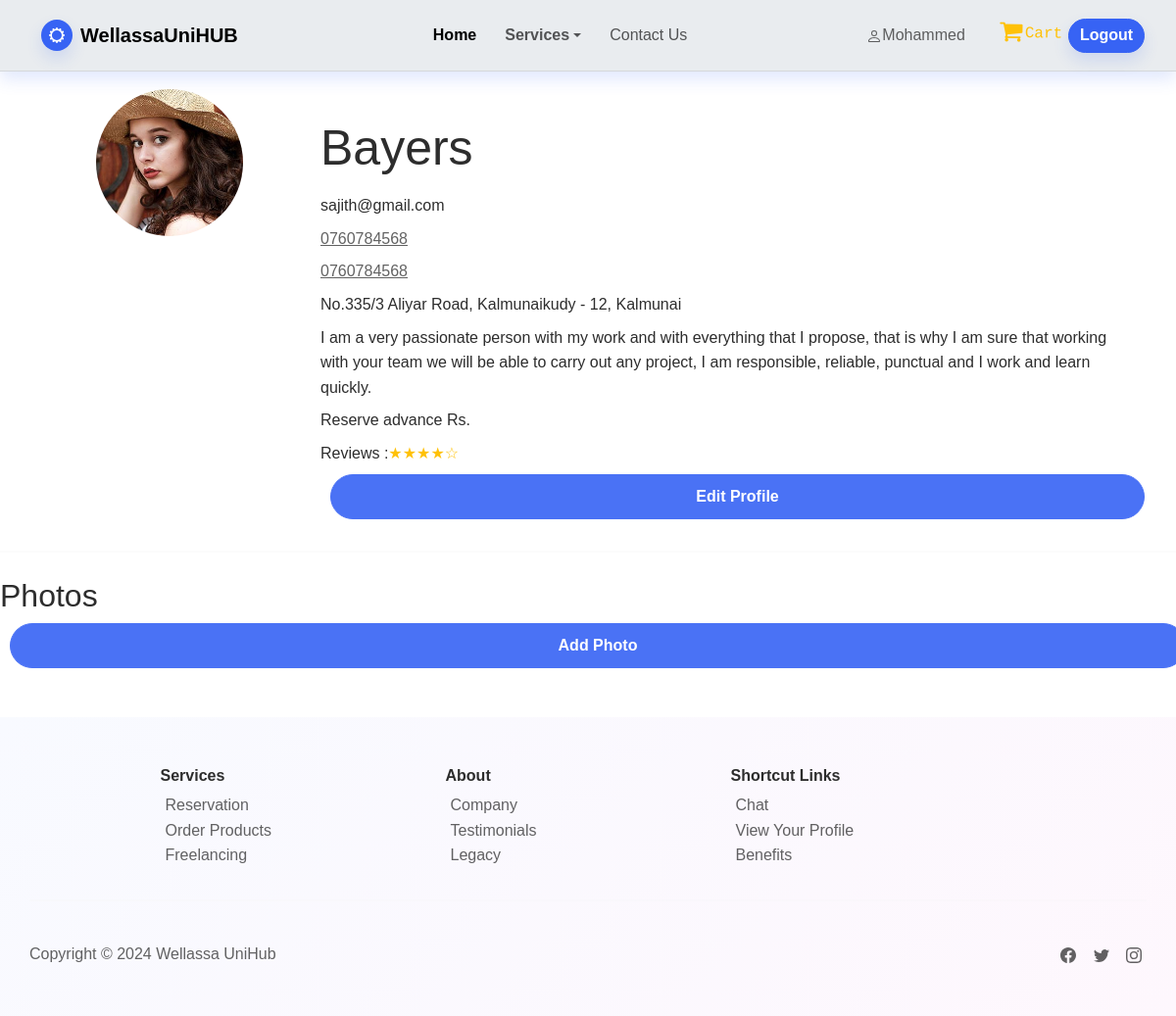
Before: /user_profile.php (signed in) with the older database file.
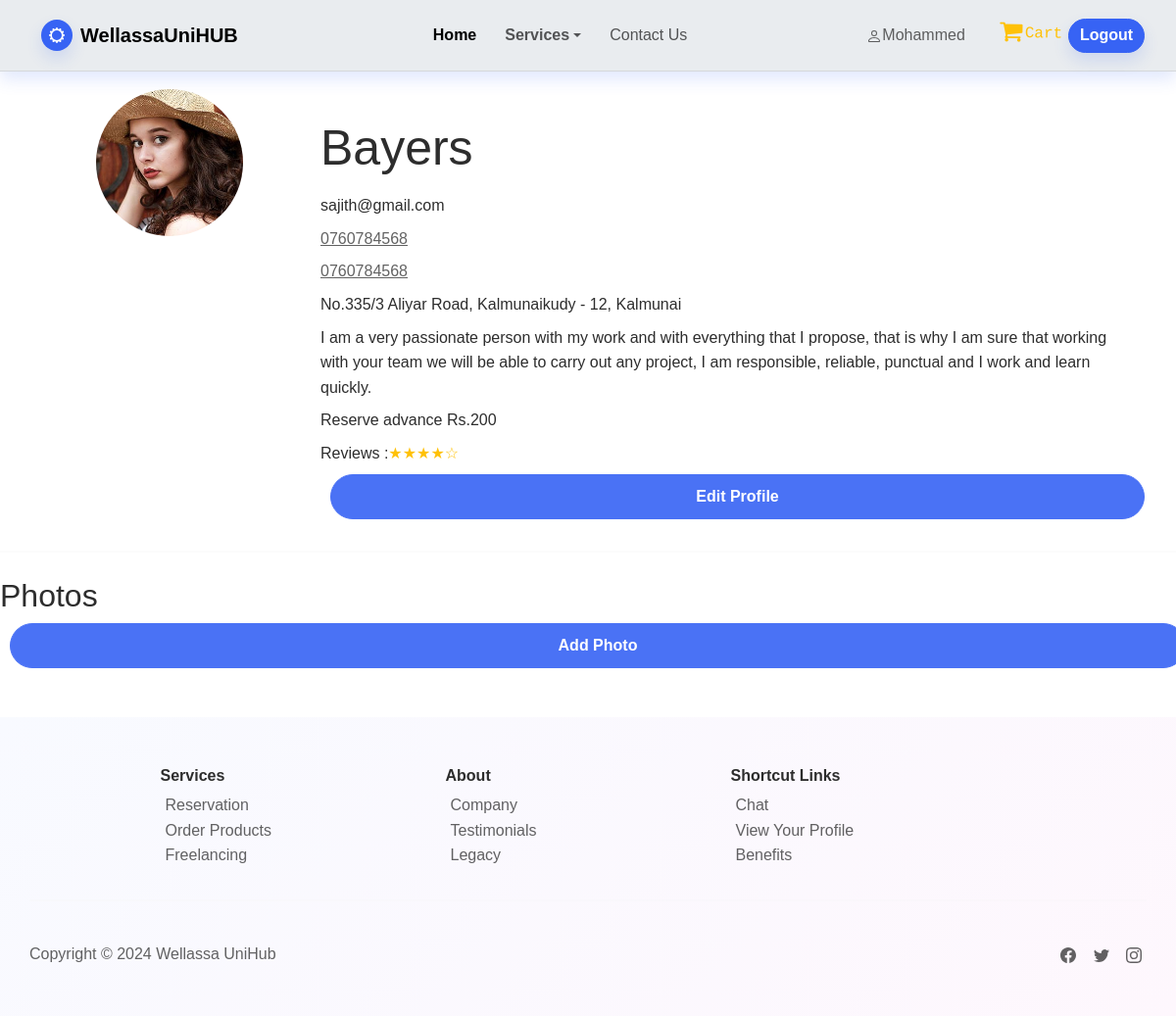
After: the same page with the newer database file.
### tables this page shows
CREATE TABLE `user` (
  `user_id` varchar(10) NOT NULL,
  `first_name` varchar(50) DEFAULT NULL,
  `last_name` varchar(50) DEFAULT NULL,
  `email` varchar(100) NOT NULL,
  `contact_number` varchar(15) NOT NULL,
  `user_type` enum('customer','admin','sp_products','sp_reservation','sp_freelance') NOT NULL,
  `password` varchar(255) NOT NULL,
  `joined_date` date NOT NULL,
  `profile_photo` varchar(255) DEFAULT NULL,
  `business_name` varchar(100) DEFAULT NULL,
  `nic_number` varchar(16) DEFAULT NULL,
  `whatsapp_number` varchar(15) DEFAULT NULL,
  `service_address` varchar(255) DEFAULT NULL,
  `auth_key` varchar(255) DEFAULT NULL,
  `auth_key_expires` datetime DEFAULT NULL,
  `status` enum('active','disabled') DEFAULT NULL,
  `description` text DEFAULT NULL,
  `amount_per` float DEFAULT NULL
);

### php/classes/UserClass.php (called while the page is built, shortened)
<?php
class User
{
    private $userId;
    private $firstName;
    private $businessName;
    private $phone;
    private $wphone;
    private $email;
    private $address;
    private $description;
    private $profileImage;
    private $amountPer;
    private $dbconn;
    public static function constructSPWithUserId($dbconn, $userId)
    {
        $user = new self();
        $user->dbconn = $dbconn;
        $user->userId = $userId;
        $user->loadUserSP();
        return $user;
    }
    private function loadUserSP()
    {
        $stmt = $this->dbconn->prepare("SELECT * FROM user WHERE user_id = ?");
        $stmt->bind_param("s", $this->userId);
        $stmt->execute();
        $result = $stmt->get_result();
        $user = $result->fetch_assoc();
        $this->businessName = $user['business_name'];
        $this->phone = $user['contact_number'];
        $this->wphone = $user['whatsapp_number'];
        $this->email = $user['email'];
        $this->address = $user['service_address'];
        $this->description = $user['description'];
        $this->amountPer = $user['amount_per'];
        $this->profileImage = $user['profile_photo'];
    }
    public function getProfileImage()
    {
        return $this->profileImage;
    }
    public function getFirstName()
    {
        return $this->firstName;
    }
    public function getBusinessName()
    {
        return $this->businessName;
    }
    public function getPhone()
    {
        return $this->phone;
    }
    public function getWphone()
    {
        return $this->wphone;
    }
    public function getEmail()
    {
        return $this->email;
    }
    public function getAddress()
    {
        return $this->address;
    }
    public function getDescription()
    {
        return $this->description;
    }
    public function getAmountPer()
    {
        return $this->amountPer;
    }
}

### user_profile.php (the view, shortened to what this page needs)
<?php
require './php/classes/UserClass.php';
$db = new DBConnection();
$userId = $_SESSION['user_id'];
if ($_SESSION['user_type'] == "customer") {
    $dbconn = $db->getConnection();
    $user = User::constructCUSWithUserId($dbconn, $userId);
} else {
    if (isset($productId)) {
        $dbconn = $db->getConnection();
        $user = User::constructSPWithProductId($dbconn, $userId, $productId);
        $photos = $user->getProductPhotos();
    } else {
        $dbconn = $db->getConnection();
        $user = User::constructSPWithUserId($dbconn, $userId);
    }
}
?>
<!DOCTYPE html>
<html lang="en">
<head>
    <link rel="stylesheet" href="assets/bootstrap/css/bootstrap.min.css" />
    <link rel="stylesheet" href="https://cdnjs.cloudflare.com/ajax/libs/font-awesome/4.7.0/css/font-awesome.min.css" />
    <link rel="stylesheet" href="assets/css/styles.min.css" />
    <link rel="stylesheet" href="https://cdn.jsdelivr.net/npm/daterangepicker/daterangepicker.css" />
</head>
<body>
    <?php
    if (isset($_SESSION['user_name'])) {
        include './navbar2.php';
    } else {
        include './navbar.php';
    }
    ?>
    <div class="container mt-5">
        <div class="row">
            <div class="col-md-3 text-center">
                <img src="<?= '.' . $user->getProfileImage() ?>" alt="Profile Image_<?= $user->getFirstName() ?>" class="img-fluid rounded-circle" style="width: 150px;height: 150px;border-radius: 50%;object-fit: cover;">
            </div>
            <div class="col-md-9">
                <?php
                if ($_SESSION['user_type'] == "customer") {
                    echo '<h1 class="col-md-3 mb-3">' . $user->getFirstName() . ' ' . $user->getLastName() . '</h1>';
                    echo '<p class="mb-2"><span class="mr-2"><i class="bi bi-envelope mr-2"></i></span>' . $user->getEmail() . '</p>';
                    echo '<p class="mb-2"><span class="mr-2"><i class="bi bi-telephone mr-2"></i></span> <a href="tel:+94' . $user->getPhone() . '">' . $user->getPhone() . '</a></p>';
                    echo '<a href="/php/edit_user_profile.php"><button class="btn btn-primary rounded-pill mt-auto mb-3">Edit Profile</button></a>';
                } elseif ($_SESSION['user_type'] == "sp_freelance") {
                    echo '<h1 class="col-md-6 mb-3">' . $user->getBusinessName() . '</h1>';
                    echo '<p class="mb-2"><span class="mr-2"><i class="bi bi-envelope mr-2"></i></span>' . $user->getEmail() . '</p>';
                    echo '<p class="mb-2"><span class="mr-2"><i class="bi bi-telephone mr-2"></i></span><a href="tel:+94' . $user->getPhone() . '">' . $user->getPhone() . '</a></p>';
                    echo '<p class="mb-2"><span class="mr-2"><i class="bi bi-whatsapp mr-2"></i></span><a href="https://wa.me/94' . $user->getWphone() . '">' . $user->getWphone() . '</a></p>';
                    echo '<p class="mb-2"><span class="mr-2"><i class="bi bi-geo-alt mr-2"></i></span>' . $user->getAddress() . '</p>';
                    echo '<p class="mb-2"><span class="mr-2"><i class="bi bi-info-circle mr-2"></i></span>' . $user->getDescription() . '</p>';
                    echo '<p class="mb-2"><span class="mr-2"><i class="bi bi-currency-dollar mr-2"></i></span>Reserve advance Rs.' . $user->getAmountPer() . '</p>';
                    echo '<p class="mb-2"><span class="mr-2">Reviews :</span><span class="rating"><span class="text-warning">&#9733;</span><span class="text-warning">&#9733;</span><span class="text-warning">&#9733;</span><span class="text-warning">&#9733;</span><span class="text-warning">&#9734;</span></span></p>';
                    echo '<a href="./edit_user_profile.php"><button class="btn btn-primary rounded-pill mt-auto mb-3">Edit Profile</button></a>';
                }
                ?>
            </div>
        </div>
    </div>
    <hr>
    <?php
    if ($_SESSION['user_type'] !== "customer") {
        echo '<div class="row">';
        echo '<div class="col-12">';
        echo '<h2>Photos</h2>';
        echo '<button type="button" class="btn btn-primary mb-2" data-toggle="modal" data-target="#uploadPopup">Add Photo</button>';
        echo '<div class="d-flex flex-wrap">';
        echo '</div>';
        echo '</div>';
        echo '</div>';
    }
    ?>
    <br>
    <?php
    include './footer.php';
    ?>
</body>
</html>

### navbar2.php (shortened to what this page needs)
<?php
$user_name = $_SESSION['user_name'];
?>
<nav class="navbar navbar-expand-md sticky-top text-nowrap shadow visible navbar-shrink py-3 navbar-light" id="mainNav" style="background: url(&quot;https://cdn.bootstrapstudio.io/placeholders/1400x800.png&quot;), var(--bs-secondary-bg);height: 73.2px;" data-bs-smooth-scroll="true">
    <div class="container">
        <span class="bs-icon-sm bs-icon-circle bs-icon-primary shadow d-flex justify-content-center align-items-center me-2 bs-icon">
        </span>
        <a class="navbar-brand d-flex align-items-center">
            <span>WellassaUniHUB</span>
        </a>
        <div class="collapse navbar-collapse" id="navcol-1">
            <ul class="navbar-nav mx-auto">
                <li class="nav-item"><a class="nav-link active" href="index.php">Home</a></li>
                <li class="nav-item dropdown" style="margin: 0px;padding: -1px;">
                    <a class="dropdown-toggle nav-link d-lg-flex align-items-lg-center" aria-expanded="false" data-bs-toggle="dropdown" target="_blank" style="margin: -1px;padding: 9px;font-weight: bold;color: rgba(0,0,0,0.65);">Services</a>
                </li>
                <li class="nav-item">
                    <a class="nav-link" href="index.php#contact">Contact Us</a>
                </li>
            </ul>
            <a href="./user_profile.php">
<?php echo $user_name; ?></a>
            <a class="font-monospace link-warning border-white d-inline-block float-end d-lg-flex align-items-lg-center pull-right"
            role="button" href="add_cart.php"
            style="padding: 1px;padding-left: 11px;margin: 0px;margin-left: 7px;margin-right: 5px;margin-bottom: 3px;padding-bottom: 7px;padding-top: 7px;padding-right: 12px;margin-top: 1px;transform: translate(24px) rotate(1deg) scale(1);box-shadow: 0px 0px;height: 31.6px;width: 63.2px;text-align: left;position: static;">
            <i class="fa fa-shopping-cart" style="width: 27.2px;height: 33px;margin: -9px;padding: 2px;font-size: 25px;"></i>&nbsp;Cart
            </a>
            <a class="btn btn-primary shadow" role="button" href="./php/logout.php"
            style="height: 35px;padding: 3px 10px;margin: 10px -10px 10px 30px;width: 78px;border-radius: 59px;">Logout</a>
        </div>
    </div>
</nav>

### footer.php (shortened to what this page needs)
<footer class="bg-primary-gradient" style="height: auto; margin: 0px; padding: 2px;">
    <div class="container py-4 py-lg-5" style="height: auto; padding: 0px;">
        <div class="row justify-content-center">
            <div class="col-sm-4 col-md-3 text-center text-lg-start d-flex flex-column" style="height: auto; margin: 0px; padding: 0px;" >
                <h3 class="fs-6 fw-bold">Services</h3>
                <ul class="list-unstyled">
                    <li><a href="Reservations.php">Reservation</a></li><br>
                    <li><a href="shop.php">Order Products</a></li><br>
                    <li><a href="freelance.php">Freelancing</a></li>
                </ul>
            </div>
            <div class="col-sm-4 col-md-3 text-center text-lg-start d-flex flex-column" style="height: auto; margin: 0px; padding: 0px;">
                <h3 class="fs-6 fw-bold">About</h3>
                <ul class="list-unstyled">
                    <li><a href="#">Company</a></li><br>
                    <li><a href="index.php#Testimonials">Testimonials</a></li><br>
                    <li><a href="#">Legacy</a></li>
                </ul>
            </div>
            <div class="col-sm-4 col-md-3 text-center text-lg-start d-flex flex-column" style="height: auto; margin: 0px; padding: 0px;">
                <h3 class="fs-6 fw-bold">Shortcut Links</h3>
                <ul class="list-unstyled">
                    <li><a href="Chat.html">Chat</a></li><br>
                    <li><a href="user_profile.php">View Your Profile</a></li><br>
                    <li><a href="#">Benefits</a></li>
                </ul>
            </div>
        </div>
        <hr>
        <div class="text-muted d-flex justify-content-between align-items-center pt-3" style="height: auto; margin: 0px; padding: 0px;">
            <p class="mb-0">Copyright © 2024 Wellassa UniHub</p>
            <ul class="list-inline mb-0">
                <li class="list-inline-item">
                    <a href="#" aria-label="Facebook">
                    </a>
                </li>
                <li class="list-inline-item">
                    <a href="#" aria-label="Twitter">
                    </a>
                </li>
                <li class="list-inline-item">
                    <a href="#" aria-label="Instagram">
                    </a>
                </li>
            </ul>
        </div>
    </div>
</footer>

Changed rows visible on the page:
changed user "Bayers": amount_per (not shown) → "200"
